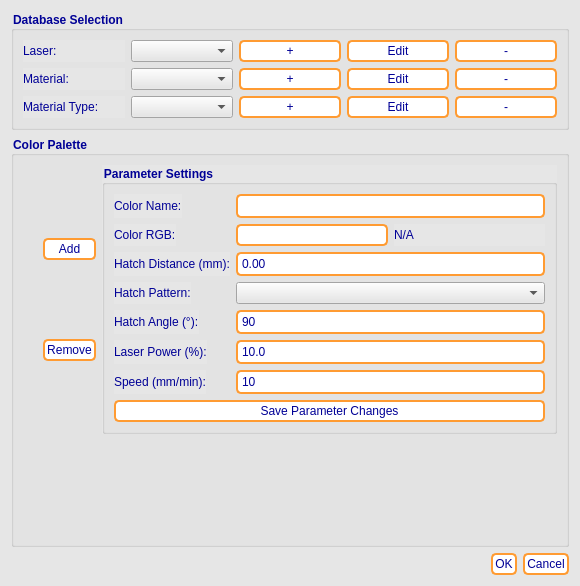
<?xml version="1.0" encoding="UTF-8"?>
<ui version="4.0">
 <class>DatabaseNavigatorWidget</class>
 <widget class="QWidget" name="DatabaseNavigatorWidget">
  <property name="geometry">
   <rect>
    <x>0</x>
    <y>0</y>
    <width>580</width>
    <height>586</height>
   </rect>
  </property>
  <property name="windowTitle">
   <string>Database Navigator</string>
  </property>
  <property name="styleSheet">
   <string notr="true">QWidget{
background-color: rgb(230,230,230);

}

QPushButton {
 	background-color: rgb(255,255,255); 	/* Background color */
 	color: rgb(0, 0, 150); 	/* Text color */
 	border: 2px solid rgb(255,155, 50); 	/* Border color */
 	border-radius: 5px; 	/* Rounded edges */
 	padding: 2px;
}

QPushButton:hover {
 	background-color: rgb(245, 245, 255); 	/* Background color when hovered */
 	color: rgb(0, 0, 200);
 	border-color:rgb(225, 105, 0); 	/* Border color when hovered */
}

QPushButton:pressed {
  background-color: rgb(200,200, 210); 	/* Background color when pressed */
 	border: 3px solid rgb(205, 85, 0);
}

QPushButton:checked {
 	background-color: rgb(220,220, 220);
 	border: 3px solid rgb(205, 105, 0);
 	font-weight: bold; 	/* Bold text */
}

QGroupBox{
color: rgb(0, 0, 150); 	/* Text color */
font-weight: bold; 	/* Bold text */
}

QLabel{
color: rgb(0, 0, 150); 	/* Text color */
}

QLineEdit, QDoubleSpinBox, QSpinBox {
background-color: rgb(255,255,255);
color: rgb(0, 0, 150); 	/* Text color */
border: 2px solid rgb(255,155,50); 	/* Border color */
border-radius: 5px; 	/* Rounded edges */
padding : 2px;
}</string>
  </property>
  <layout class="QGridLayout" name="gridLayout">
   <item row="0" column="0">
    <widget class="QGroupBox" name="nav_group">
     <property name="title">
      <string>Database Selection</string>
     </property>
     <layout class="QGridLayout" name="nav_layout">
      <item row="0" column="0">
       <widget class="QLabel" name="label_laser">
        <property name="text">
         <string>Laser:</string>
        </property>
       </widget>
      </item>
      <item row="0" column="1">
       <widget class="QComboBox" name="laser_combo"/>
      </item>
      <item row="0" column="2">
       <widget class="QPushButton" name="add_laser_btn">
        <property name="text">
         <string>+</string>
        </property>
       </widget>
      </item>
      <item row="0" column="3">
       <widget class="QPushButton" name="edit_laser_btn">
        <property name="text">
         <string>Edit</string>
        </property>
       </widget>
      </item>
      <item row="0" column="4">
       <widget class="QPushButton" name="remove_laser_btn">
        <property name="text">
         <string>-</string>
        </property>
       </widget>
      </item>
      <item row="1" column="0">
       <widget class="QLabel" name="label_material">
        <property name="text">
         <string>Material:</string>
        </property>
       </widget>
      </item>
      <item row="1" column="1">
       <widget class="QComboBox" name="material_combo"/>
      </item>
      <item row="1" column="2">
       <widget class="QPushButton" name="add_material_btn">
        <property name="text">
         <string>+</string>
        </property>
       </widget>
      </item>
      <item row="1" column="3">
       <widget class="QPushButton" name="edit_material_btn">
        <property name="text">
         <string>Edit</string>
        </property>
       </widget>
      </item>
      <item row="1" column="4">
       <widget class="QPushButton" name="remove_material_btn">
        <property name="text">
         <string>-</string>
        </property>
       </widget>
      </item>
      <item row="2" column="0">
       <widget class="QLabel" name="label_type">
        <property name="text">
         <string>Material Type:</string>
        </property>
       </widget>
      </item>
      <item row="2" column="1">
       <widget class="QComboBox" name="type_combo"/>
      </item>
      <item row="2" column="2">
       <widget class="QPushButton" name="add_type_btn">
        <property name="text">
         <string>+</string>
        </property>
       </widget>
      </item>
      <item row="2" column="3">
       <widget class="QPushButton" name="edit_type_btn">
        <property name="text">
         <string>Edit</string>
        </property>
       </widget>
      </item>
      <item row="2" column="4">
       <widget class="QPushButton" name="remove_type_btn">
        <property name="text">
         <string>-</string>
        </property>
       </widget>
      </item>
     </layout>
    </widget>
   </item>
   <item row="1" column="0">
    <widget class="QGroupBox" name="palette_group">
     <property name="title">
      <string>Color Palette</string>
     </property>
     <layout class="QGridLayout" name="palette_layout">
      <item row="0" column="2">
       <widget class="QGroupBox" name="editor_group">
        <property name="title">
         <string>Parameter Settings</string>
        </property>
        <layout class="QFormLayout" name="editor_layout">
         <item row="0" column="0">
          <widget class="QLabel" name="label_color_name">
           <property name="text">
            <string>Color Name:</string>
           </property>
          </widget>
         </item>
         <item row="0" column="1">
          <widget class="QLineEdit" name="color_name_edit"/>
         </item>
         <item row="1" column="0">
          <widget class="QLabel" name="label_color_rgb">
           <property name="text">
            <string>Color RGB:</string>
           </property>
          </widget>
         </item>
         <item row="1" column="1">
          <layout class="QHBoxLayout" name="color_layout">
           <item>
            <widget class="QPushButton" name="color_rgb_btn">
             <property name="text">
              <string/>
             </property>
            </widget>
           </item>
           <item>
            <widget class="QLabel" name="color_rgb_label">
             <property name="text">
              <string>N/A</string>
             </property>
            </widget>
           </item>
          </layout>
         </item>
         <item row="2" column="0">
          <widget class="QLabel" name="label_hatch">
           <property name="text">
            <string>Hatch Distance (mm):</string>
           </property>
          </widget>
         </item>
         <item row="2" column="1">
          <widget class="QDoubleSpinBox" name="hatch_dist_spinbox">
           <property name="buttonSymbols">
            <enum>QAbstractSpinBox::NoButtons</enum>
           </property>
           <property name="decimals">
            <number>2</number>
           </property>
           <property name="maximum">
            <double>1000.000000000000000</double>
           </property>
          </widget>
         </item>
         <item row="3" column="0">
          <widget class="QLabel" name="label_hatch_pattern">
           <property name="text">
            <string>Hatch Pattern:</string>
           </property>
          </widget>
         </item>
         <item row="3" column="1">
          <widget class="QComboBox" name="hatch_pattern_combo"/>
         </item>
         <item row="4" column="0">
          <widget class="QLabel" name="label_hatch_angle">
           <property name="text">
            <string>Hatch Angle (°):</string>
           </property>
          </widget>
         </item>
         <item row="4" column="1">
          <widget class="QSpinBox" name="hatch_angle_spinbox">
           <property name="buttonSymbols">
            <enum>QAbstractSpinBox::NoButtons</enum>
           </property>
           <property name="maximum">
            <number>179</number>
           </property>
           <property name="value">
            <number>90</number>
           </property>
          </widget>
         </item>
         <item row="5" column="0">
          <widget class="QLabel" name="label_power">
           <property name="text">
            <string>Laser Power (%):</string>
           </property>
          </widget>
         </item>
         <item row="5" column="1">
          <widget class="QDoubleSpinBox" name="laser_power_spinbox">
           <property name="buttonSymbols">
            <enum>QAbstractSpinBox::NoButtons</enum>
           </property>
           <property name="decimals">
            <number>1</number>
           </property>
           <property name="maximum">
            <double>100.000000000000000</double>
           </property>
           <property name="value">
            <double>10.000000000000000</double>
           </property>
          </widget>
         </item>
         <item row="6" column="0">
          <widget class="QLabel" name="label_speed">
           <property name="text">
            <string>Speed (mm/min):</string>
           </property>
          </widget>
         </item>
         <item row="6" column="1">
          <widget class="QDoubleSpinBox" name="speed_spinbox">
           <property name="alignment">
            <set>Qt::AlignLeading|Qt::AlignLeft|Qt::AlignVCenter</set>
           </property>
           <property name="buttonSymbols">
            <enum>QAbstractSpinBox::NoButtons</enum>
           </property>
           <property name="decimals">
            <number>0</number>
           </property>
           <property name="maximum">
            <double>400.000000000000000</double>
           </property>
           <property name="value">
            <double>10.000000000000000</double>
           </property>
          </widget>
         </item>
         <item row="7" column="0" colspan="2">
          <widget class="QPushButton" name="save_params_btn">
           <property name="text">
            <string>Save Parameter Changes</string>
           </property>
          </widget>
         </item>
        </layout>
       </widget>
      </item>
      <item row="0" column="0" rowspan="2">
       <layout class="QGridLayout" name="color_grid_layout"/>
      </item>
      <item row="0" column="1">
       <layout class="QVBoxLayout" name="color_button_layout">
        <item>
         <widget class="QPushButton" name="add_color_btn">
          <property name="text">
           <string>Add</string>
          </property>
         </widget>
        </item>
        <item>
         <widget class="QPushButton" name="remove_color_btn">
          <property name="text">
           <string>Remove</string>
          </property>
         </widget>
        </item>
       </layout>
      </item>
      <item row="2" column="0">
       <spacer name="verticalSpacer">
        <property name="orientation">
         <enum>Qt::Vertical</enum>
        </property>
        <property name="sizeHint" stdset="0">
         <size>
          <width>20</width>
          <height>40</height>
         </size>
        </property>
       </spacer>
      </item>
     </layout>
    </widget>
   </item>
   <item row="2" column="0">
    <widget class="QDialogButtonBox" name="selection_button_box">
     <property name="standardButtons">
      <set>QDialogButtonBox::Cancel|QDialogButtonBox::Ok</set>
     </property>
    </widget>
   </item>
  </layout>
 </widget>
 <resources/>
 <connections/>
</ui>
